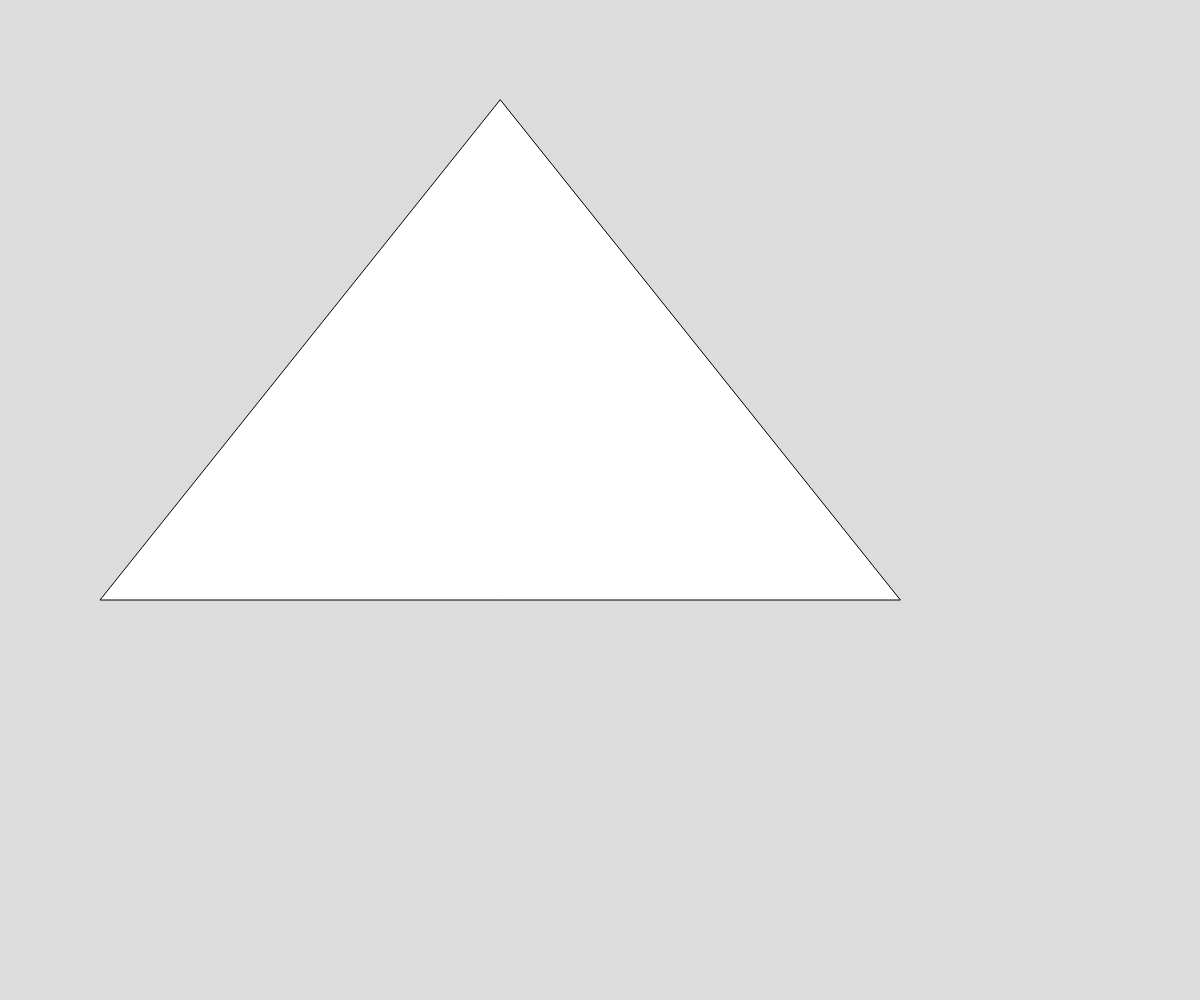
Frame 1 (no input)
Frame 60 (no input): identical to frame 1, image omitted
Frame 120 (the mouse pressed at the canvas centre since frame 60): identical to frame 1, image omitted

The p5.js sketch that drew this single still picture (run headless with seeded random() and noise() and a simulated clock; from frame 60 on, the mouse is pressed at the canvas centre):

// p5.js sketch
// ── sketch.js
// Sierpinski Triangle

let triangleVertices = [
  {x: 500, y: 100},
  {x: 100, y: 600},
  {x: 900, y: 600}
];

function setup() {
  createCanvas(windowWidth, windowHeight);
}

function draw() {
  background(220);
  sierpinski(triangleVertices);
}

function sierpinski(points, depth) {
  triangle(points[0].x, points[0].y, 
    points[1].x, points[1].y,
    points[2].x, points[2].y);
}
